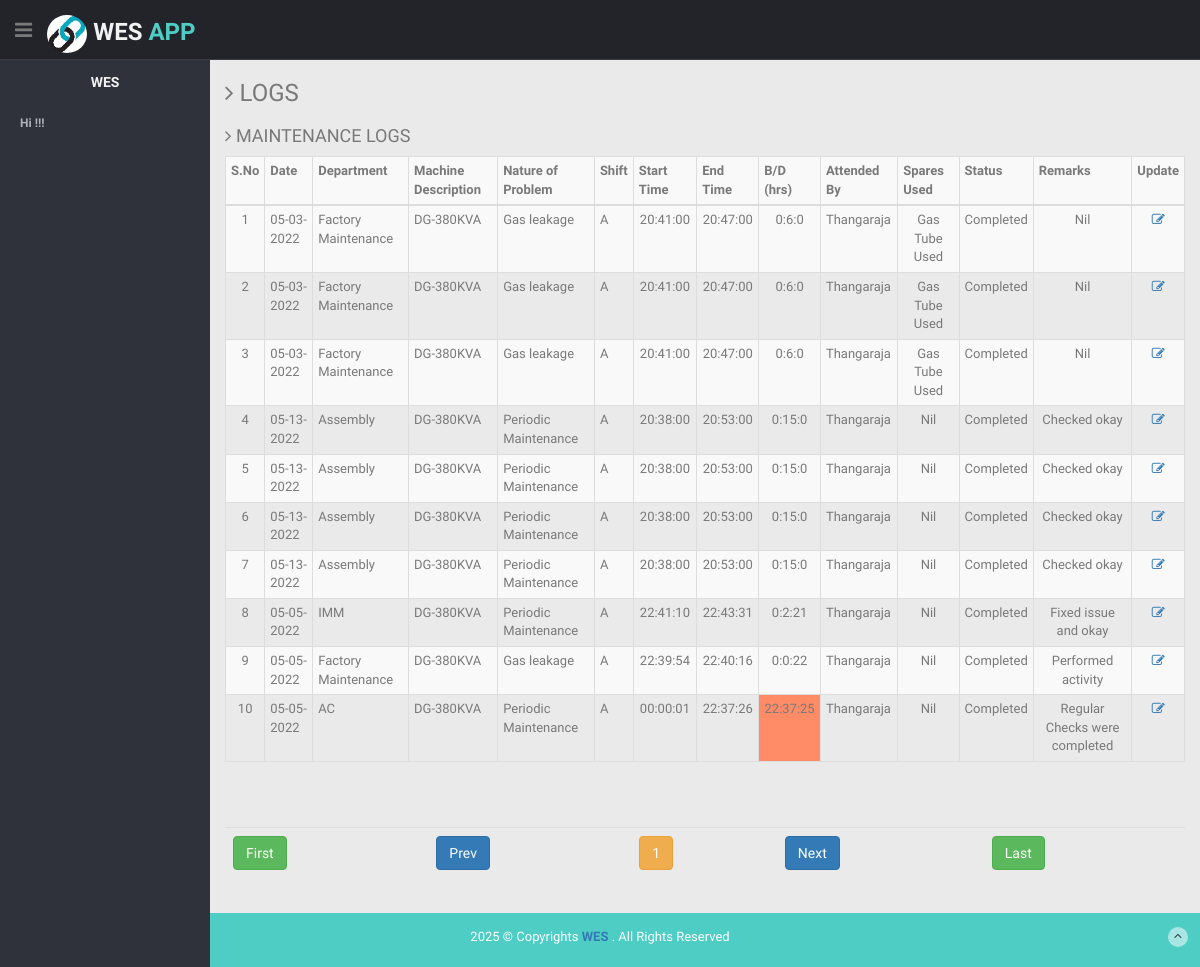
The page /php/mcomp/index.php (signed in) on the database its author committed.
### tables this page shows
CREATE TABLE `mlog` (
  `id` int(11) NOT NULL,
  `stdate` varchar(10) NOT NULL,
  `eddate` varchar(10) NOT NULL,
  `dept` varchar(50) NOT NULL,
  `item_description1` text NOT NULL,
  `nop` varchar(50) NOT NULL,
  `stype` varchar(50) NOT NULL,
  `stime` varchar(10) NOT NULL,
  `etime` varchar(10) NOT NULL,
  `bdtime` varchar(50) NOT NULL,
  `sused` varchar(255) NOT NULL,
  `stat` varchar(50) NOT NULL,
  `remarks` text NOT NULL,
  `username` varchar(25) NOT NULL,
  `trn_date` varchar(20) NOT NULL,
  `numail` varchar(50) NOT NULL
);

### php/mcomp/index.php (the view, shortened to what this page needs)
<?php
require("../cheader.php");
?>
<section id="main-content">
<section class="wrapper">
<h3><i class="fa fa-angle-right"></i> LOGS </h3>
<div class="row">
<div class="col-lg-12">
<div style='overflow: auto;'>
<h4><i class="fa fa-angle-right"></i> MAINTENANCE LOGS </h4>
<section id="unseen">
<table class="table table-bordered table-striped table-condensed">
<thead>
<tbody>
<tr>
<th><strong>S.No</strong></th>
<th><strong>Date</strong></th>
<th><strong>Department </strong></th>
<th><strong>Machine Description </strong></th>
<th><strong>Nature of Problem </strong></th>
<th><strong>Shift</strong></th>
<th><strong>Start Time</strong></th>
<th><strong>End Time</strong></th>
<th><strong>B/D (hrs)</strong></th>
<th><strong>Attended By</strong></th>
<th><strong>Spares Used</strong></th>
<th><strong>Status</strong></th>
<th><strong>Remarks</strong></th>
<th><strong>Update </strong></th>
</tr>
</thead>
<tbody>
<?php
$stat = 'Completed';
        if (isset($_GET['pageno'])) {
            $pageno = $_GET['pageno'];
        } else {
            $pageno = 1;
        }
        $no_of_records_per_page = 10;
        $offset = ($pageno-1) * $no_of_records_per_page;
        $total_pages_sql = "SELECT COUNT(*) FROM mlog where stat='".$stat."' ORDER BY id DESC";
        $result = mysqli_query($con,$total_pages_sql);
        $total_rows = mysqli_fetch_array($result)[0];
        $total_pages = ceil($total_rows / $no_of_records_per_page);
        $sql = "SELECT * FROM mlog where stat='".$stat."' ORDER BY id DESC LIMIT $offset, $no_of_records_per_page";
        $result = mysqli_query($con,$sql);
		$count=1;
while($row = mysqli_fetch_assoc($result)) { ?>
<tr>
<td align="center"><?php echo $count; ?></td>
<td align="left"><?php echo $row["stdate"]; ?></td>
<td align="left"><?php echo $row["dept"]; ?></td>
<td align="left"><?php echo $row["item_description1"]; ?></td>
<td align="left"><?php echo $row["nop"]; ?></td>
<td align="left">
<?php include "../db.php";
	$sql=mysqli_query($con,"select * from shifts ");
	while($res=mysqli_fetch_assoc($sql)){
	$stshift=$res['stshift'];
	$edshift=$res['edshift'];
	}
	$stime=$row['stime'];
	if ($stime < $stshift){
		echo "A";
	} elseif ($stime > $edshift) {
		echo "A";
	} elseif ($stime < $stshift) {
		echo "B";
	} elseif ($stime > $edshift) {
		echo "B";
	} elseif ($stime < $stshift) {
		echo "C";
	} elseif ($stime > $edshift) {
		echo "C";
	} elseif ($stime < $stshift) {
		echo "G";
	} elseif ($stime > $edshift) {
		echo "G";
	} else
	{
	}
	 ?>
</td>
<td align="center"><?php echo $row['stime'];?></td>
<td align="center"><?php echo $row['etime'];?></td>
<td align="center"
<?php
$a=$row['stime'];
$b=$row['etime'];
$d1 = new DateTime($a);
$d2 = new DateTime($b);
$interval = $d1->diff($d2);
$diffInHours   = $interval->h;
if ($diffInHours > '1')
{
$bgColor = ' style="background-color:#ff8c66;" ';
}else{
$bgColor = ' ';
} echo $bgColor; ?>
>
<?php
$a=$row['stime'];
$b=$row['etime'];
$d1 = new DateTime($a);
$d2 = new DateTime($b);
$interval = $d1->diff($d2);
echo $diffInHours   = $interval->h;
echo ":";
echo $diffInMinutes = $interval->i;
echo ":";
echo $diffInSeconds = $interval->s;
?></td>
<td align="left"><?php echo $row["username"]; ?></td>
<td align="center"><?php echo $row["sused"]; ?></td>
<td align="center"><?php echo $row["stat"]; ?></td>
<td align="center"><?php echo $row["remarks"]; ?></td>
<td align="center"><a href=" update.php?id=<?php echo $row["id"]; ?>" ><i class="fa fa-edit"></i></a></td>
<?php $count++; } ?>
</tbody>
</table>
</div>
<div style='overflow: auto;' align='center'>
<table class="table">
<thead>
<tbody>
<tr>
    <ul class="pagination">
        <td><a href="?pageno=1" class="btn btn-success">First</a></td>
        <td class="<?php if($pageno <= 1){ echo 'disabled'; } ?>">
            <a href="<?php if($pageno <= 1){ echo '#'; } else { echo "?pageno=".($pageno - 1); } ?>" class="btn btn-primary">Prev</a>
        </td>
        <td class="">
            <a href="<?php echo "?pageno=".($pageno); ?>" class="btn btn-warning"><?php echo "$pageno"; ?></a>
        </td>
        <td class="<?php if($pageno >= $total_pages){ echo 'disabled'; } ?>">
            <a href="<?php if($pageno >= $total_pages){ echo '#'; } else { echo "?pageno=".($pageno + 1); } ?>" class="btn btn-primary">Next</a>
        </td>
        <td><a href="?pageno=<?php echo $total_pages; ?>"class="btn btn-success">Last</a></td>
    </ul>
</table>
              </section>
      </section>
    </section>
<?php
require("../footer.php");
?>

### php/css/style.css (style rules this page uses)
body { color: #797979; background: #eaeaea; font-family: 'Ruda', sans-serif; padding: 0px !important; margin: 0px !important; font-size:13px; }
a, a:hover, a:focus { text-decoration: none; outline: none; }
#main-content { margin-left: 210px; }
.wrapper { display: inline-block; margin-top: 60px; padding-left: 15px; padding-right: 15px; padding-bottom: 15px; padding-top: 0px; width: 100%; }

### rows shown on the page
mlog: stdate "05-03-2022", dept "Factory Maintenance", item_description1 "DG-380KVA", nop "Gas leakage", stime "20:41:00", etime "20:47:00", stime+etime "0", stime+etime "6", username "Thangaraja", sused "Gas Tube Used", stat "Completed", remarks "Nil"
mlog: stdate "05-03-2022", dept "Factory Maintenance", item_description1 "DG-380KVA", nop "Gas leakage", stime "20:41:00", etime "20:47:00", stime+etime "0", stime+etime "6", username "Thangaraja", sused "Gas Tube Used", stat "Completed", remarks "Nil"
mlog: stdate "05-03-2022", dept "Factory Maintenance", item_description1 "DG-380KVA", nop "Gas leakage", stime "20:41:00", etime "20:47:00", stime+etime "0", stime+etime "6", username "Thangaraja", sused "Gas Tube Used", stat "Completed", remarks "Nil"
mlog: stdate "05-13-2022", dept "Assembly", item_description1 "DG-380KVA", nop "Periodic Maintenance", stime "20:38:00", etime "20:53:00", stime+etime "0", stime+etime "15", username "Thangaraja", sused "Nil", stat "Completed", remarks "Checked okay"
mlog: stdate "05-13-2022", dept "Assembly", item_description1 "DG-380KVA", nop "Periodic Maintenance", stime "20:38:00", etime "20:53:00", stime+etime "0", stime+etime "15", username "Thangaraja", sused "Nil", stat "Completed", remarks "Checked okay"
mlog: stdate "05-13-2022", dept "Assembly", item_description1 "DG-380KVA", nop "Periodic Maintenance", stime "20:38:00", etime "20:53:00", stime+etime "0", stime+etime "15", username "Thangaraja", sused "Nil", stat "Completed", remarks "Checked okay"
mlog: stdate "05-13-2022", dept "Assembly", item_description1 "DG-380KVA", nop "Periodic Maintenance", stime "20:38:00", etime "20:53:00", stime+etime "0", stime+etime "15", username "Thangaraja", sused "Nil", stat "Completed", remarks "Checked okay"
mlog: stdate "05-05-2022", dept "IMM", item_description1 "DG-380KVA", nop "Periodic Maintenance", stime "22:41:10", etime "22:43:31", stime+etime "0", stime+etime "2", stime+etime "21", username "Thangaraja", sused "Nil", stat "Completed", remarks "Fixed issue and okay"
mlog: stdate "05-05-2022", dept "Factory Maintenance", item_description1 "DG-380KVA", nop "Gas leakage", stime "22:39:54", etime "22:40:16", stime+etime "0", stime+etime "22", username "Thangaraja", sused "Nil", stat "Completed", remarks "Performed activity"
mlog: stdate "05-05-2022", dept "AC", item_description1 "DG-380KVA", nop "Periodic Maintenance", stime "00:00:01", etime "22:37:26", stime+etime "22", stime+etime "37", stime+etime "25", username "Thangaraja", sused "Nil", stat "Completed", remarks "Regular Checks were completed"

### other values the page prints
$pageno "1"
